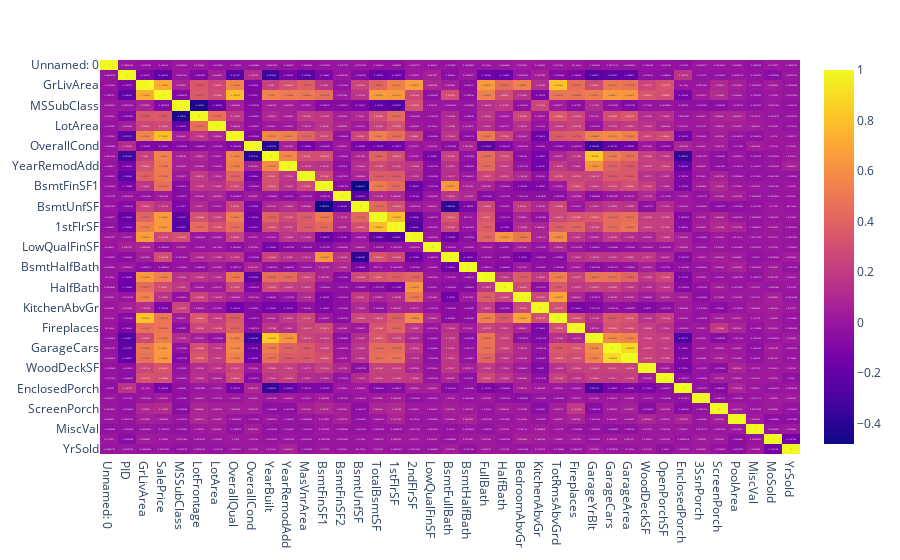

The cell this chart's notebook holds for it:
### Code cell
import plotly.express as plt
fig_corr_numerical = plt.imshow(corr_numerical_matrix, text_auto=True, aspect="auto")
fig_corr_numerical.show()
fig_corr_numerical.write_html("independent.html")

### Figure 1 — Plotly figure (JSON) as saved in the notebook; plotly's stock layout.template omitted (floating-point values rounded to 4 significant figures; data arrays with more than 128 entries replaced by an {"elided": "..."} marker saying what was removed)
{"data": [{"coloraxis": "coloraxis", "hovertemplate": "x: %{x}<br>y: %{y}<br>color: %{z}<extra></extra>", "name": "0", "texttemplate": "%{z}", "type": "heatmap", "x": ["Unnamed: 0", "PID", "GrLivArea", "SalePrice", "MSSubClass", "LotFrontage", "LotArea", "OverallQual", "OverallCond", "YearBuilt", "YearRemodAdd", "MasVnrArea", "BsmtFinSF1", "BsmtFinSF2", "BsmtUnfSF", "TotalBsmtSF", "1stFlrSF", "2ndFlrSF", "LowQualFinSF", "BsmtFullBath", "BsmtHalfBath", "FullBath", "HalfBath", "BedroomAbvGr", "KitchenAbvGr", "TotRmsAbvGrd", "Fireplaces", "GarageYrBlt", "GarageCars", "GarageArea", "WoodDeckSF", "OpenPorchSF", "EnclosedPorch", "3SsnPorch", "ScreenPorch", "PoolArea", "MiscVal", "MoSold", "YrSold"], "xaxis": "x", "y": ["Unnamed: 0", "PID", "GrLivArea", "SalePrice", "MSSubClass", "LotFrontage", "LotArea", "OverallQual", "OverallCond", "YearBuilt", "YearRemodAdd", "MasVnrArea", "BsmtFinSF1", "BsmtFinSF2", "BsmtUnfSF", "TotalBsmtSF", "1stFlrSF", "2ndFlrSF", "LowQualFinSF", "BsmtFullBath", "BsmtHalfBath", "FullBath", "HalfBath", "BedroomAbvGr", "KitchenAbvGr", "TotRmsAbvGrd", "Fireplaces", "GarageYrBlt", "GarageCars", "GarageArea", "WoodDeckSF", "OpenPorchSF", "EnclosedPorch", "3SsnPorch", "ScreenPorch", "PoolArea", "MiscVal", "MoSold", "YrSold"], "yaxis": "y", "z": {"elided": "39x39 float values"}}], "layout": {"coloraxis": {"colorscale": [[0, "#0d0887"], [0.1111, "#46039f"], [0.2222, "#7201a8"], [0.3333, "#9c179e"], [0.4444, "#bd3786"], [0.5556, "#d8576b"], [0.6667, "#ed7953"], [0.7778, "#fb9f3a"], [0.8889, "#fdca26"], [1, "#f0f921"]]}, "margin": {"t": 60}, "xaxis": {"anchor": "y", "domain": [0, 1]}, "yaxis": {"anchor": "x", "autorange": "reversed", "domain": [0, 1]}}}
